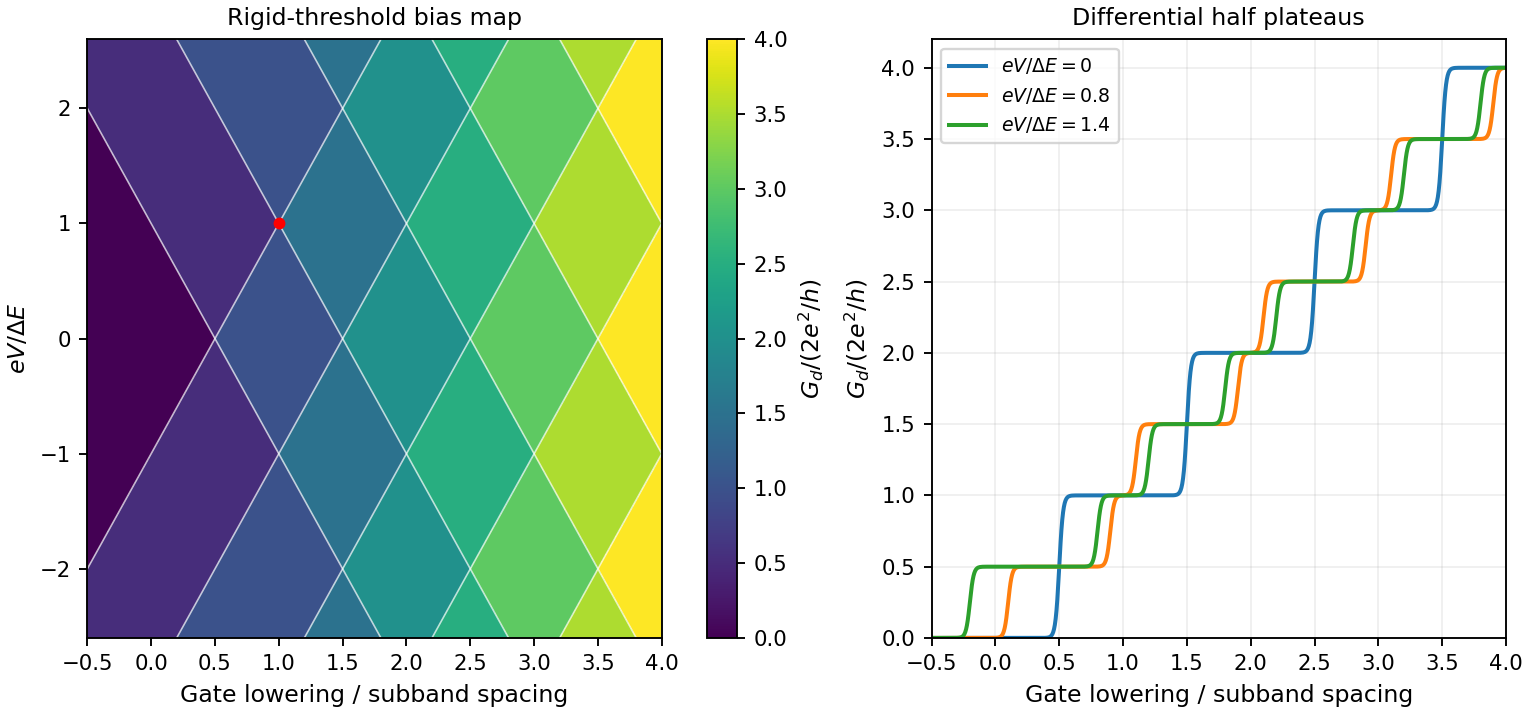

Recreate this plot in Python.
"""Original explanatory model; output is a basename in the working directory."""
import numpy as np
import matplotlib.pyplot as plt
from matplotlib.patches import Circle, Rectangle, FancyArrowPatch
plt.rcParams.update({'font.size':9,'axes.titlesize':10,'axes.labelsize':10})

fig,axs=plt.subplots(1,2,figsize=(9,4.2),layout='constrained');xx=np.linspace(-.5,4,700);vv=np.linspace(-2.6,2.6,600);X,V=np.meshgrid(xx,vv);edges=np.arange(5)+.5;g=np.zeros_like(X)
for n in edges:g+=.5*((V/2>n-X).astype(float)+(-V/2>n-X).astype(float))
im=axs[0].pcolormesh(X,V,g,shading='auto',cmap='viridis',vmin=0,vmax=4);fig.colorbar(im,ax=axs[0],label=r'$G_d/(2e^2/h)$')
for n in edges:
 for s in [-1,1]:axs[0].plot(xx,s*2*(n-xx),color='white',lw=.7,alpha=.7)
axs[0].plot(1,1,'ro',ms=4);axs[0].set(xlim=(-.5,4),ylim=(-2.6,2.6),xlabel='Gate lowering / subband spacing',ylabel=r'$eV/\Delta E$',title='Rigid-threshold bias map')
for v in [0,.8,1.4]:
 gc=sum(.5*(1/(1+np.exp(np.clip((n-xx-v/2)/.015,-700,700)))+1/(1+np.exp(np.clip((n-xx+v/2)/.015,-700,700)))) for n in edges)
 axs[1].plot(xx,gc,lw=1.7,label=rf'$eV/\Delta E={v:g}$')
axs[1].set(xlim=(-.5,4),ylim=(0,4.2),xlabel='Gate lowering / subband spacing',ylabel=r'$G_d/(2e^2/h)$',title='Differential half plateaus');axs[1].legend(fontsize=8);axs[1].grid(alpha=.2)
fig.savefig('paper-1-bias-spectroscopy.png',dpi=170,facecolor='white');plt.close(fig)
